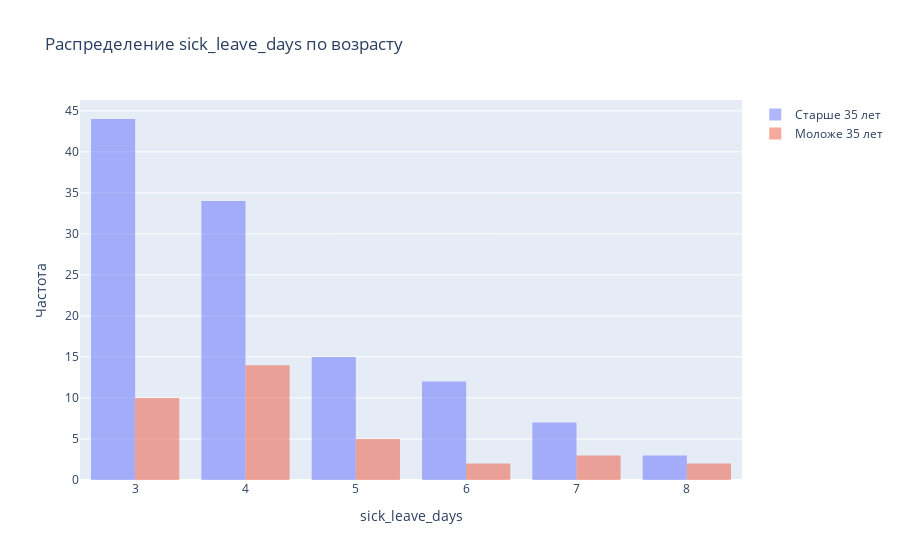

The code cell stored with this chart in its notebook:
### Markdown cell above
# Взрослые vs Молодые

### Code cell
# График распределения sick_leave_days для старше и моложе 35 лет (первоначальный масштаб)
older_data   = filtered_data[filtered_data['age'] > 35]
younger_data = filtered_data[filtered_data['age'] <= 35]

fig2 = go.Figure()
fig2.add_trace(go.Histogram(
                                x=older_data['sick_leave_days'], 
                                opacity=0.5, 
                                name=f'Старше {35} лет'), 
                            )

fig2.add_trace(go.Histogram(
                                x=younger_data['sick_leave_days'], 
                                opacity=0.5, 
                                name=f'Моложе {35} лет')
                            )
fig2.update_layout(
    title='Распределение sick_leave_days по возрасту',
    xaxis=dict(title='sick_leave_days'),
    yaxis=dict(title='Частота')

)

### Figure 1 — Plotly figure (JSON) as saved in the notebook; plotly's stock layout.template omitted (floating-point values rounded to 4 significant figures)
{"data": [{"name": "Старше 35 лет", "opacity": 0.5, "type": "histogram", "x": [5, 4, 5, 4, 3, 4, 3, 5, 3, 3, 3, 3, 3, 3, 5, 3, 4, 4, 7, 7, 3, 3, 5, 4, 4, 3, 4, 4, 6, 6, 4, 4, 3, 3, 3, 5, 3, 4, 3, 4, 3, 5, 3, 6, 4, 4, 4, 7, 3, 3, 4, 3, 6, 4, 7, 3, 4, 3, 3, 3, 3, 8, 8, 6, 5, 3, 4, 4, 5, 5, 6, 4, 6, 4, 6, 5, 5, 4, 6, 8, 6, 3, 3, 3, 4, 6, 7, 5, 3, 3, 7, 4, 4, 4, 3, 3, 5, 3, 4, 3, 4, 3, 4, 7, 3, 3, 4, 3, 5, 6, 3, 3, 4, 4, 3]}, {"name": "Моложе 35 лет", "opacity": 0.5, "type": "histogram", "x": [4, 4, 3, 4, 3, 4, 4, 4, 3, 5, 6, 3, 3, 4, 5, 4, 8, 4, 6, 4, 7, 4, 7, 3, 8, 3, 4, 3, 4, 4, 3, 5, 7, 3, 5, 5]}], "layout": {"title": {"text": "Распределение sick_leave_days по возрасту"}, "xaxis": {"title": {"text": "sick_leave_days"}}, "yaxis": {"title": {"text": "Частота"}}}}
